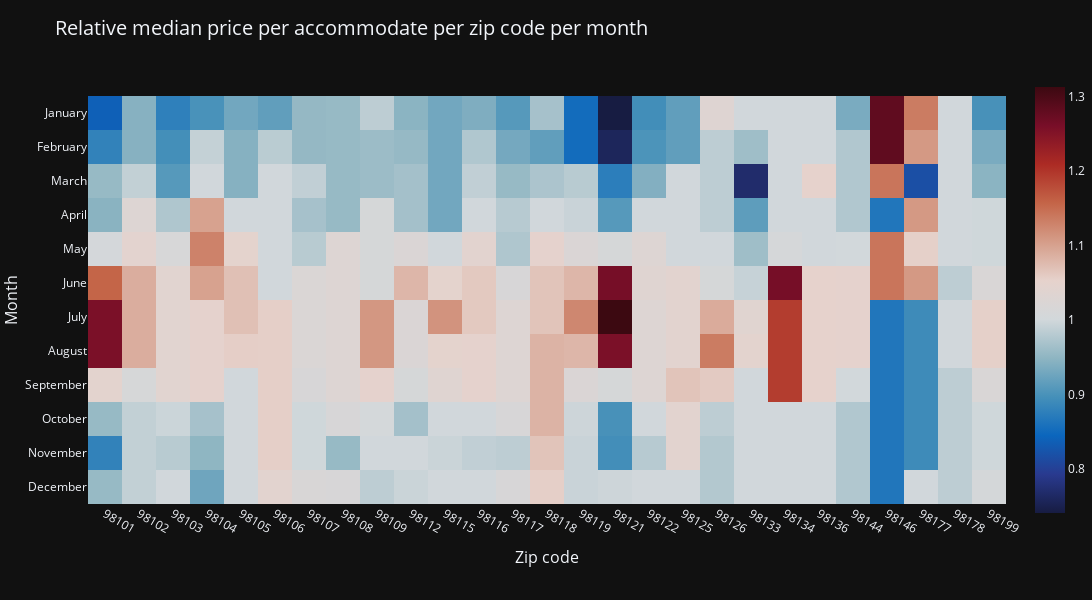

Notebook code cell kept with this figure:
### Code cell
# create the heatmap
fig = px.imshow(df_pivot, x=df_pivot.columns, y=df_pivot.index,
                color_continuous_scale=px.colors.diverging.balance,
                labels=dict(
                    x = 'Zipcode',
                    y = 'Month',
                    #color="Relative median price"
                    )
                )


fig.update_layout(
    title='Relative median price per accommodate per zip code per month',
    title_font = {"size": 20},
    xaxis_title = 'Zip code',
    yaxis_title = 'Month',
    width = 1200,
    height = 600,
    template='plotly_dark'
)

fig.update_layout(
    coloraxis=dict(colorbar=dict(
        len=.97)
                   ))

fig.update_yaxes(
    title_font = {"size": 16},
    tickfont = {"size": 12}
    )

fig.update_xaxes(
    title_font = {"size": 16},
    tickfont = {"size": 12}
    )

fig.update_layout(
        margin={"t": 70, "b": 70, "r": 0, "l": 0, "pad": 0},
    )

fig.show()

### Figure 1 — Plotly figure (JSON) as saved in the notebook; plotly's stock layout.template omitted (floating-point values rounded to 4 significant figures; data arrays with more than 128 entries replaced by an {"elided": "..."} marker saying what was removed)
{"data": [{"coloraxis": "coloraxis", "hovertemplate": "Zipcode: %{x}<br>Month: %{y}<br>color: %{z}<extra></extra>", "name": "0", "type": "heatmap", "x": ["98101", "98102", "98103", "98104", "98105", "98106", "98107", "98108", "98109", "98112", "98115", "98116", "98117", "98118", "98119", "98121", "98122", "98125", "98126", "98133", "98134", "98136", "98144", "98146", "98177", "98178", "98199"], "xaxis": "x", "y": ["January", "February", "March", "April", "May", "June", "July", "August", "September", "October", "November", "December"], "yaxis": "y", "z": {"elided": "12x27 float values"}}], "layout": {"coloraxis": {"colorbar": {"len": 0.97}, "colorscale": [[0, "rgb(23, 28, 66)"], [0.09091, "rgb(41, 58, 143)"], [0.1818, "rgb(11, 102, 189)"], [0.2727, "rgb(69, 144, 185)"], [0.3636, "rgb(142, 181, 194)"], [0.4545, "rgb(210, 216, 219)"], [0.5455, "rgb(230, 210, 204)"], [0.6364, "rgb(213, 157, 137)"], [0.7273, "rgb(196, 101, 72)"], [0.8182, "rgb(172, 43, 36)"], [0.9091, "rgb(120, 14, 40)"], [1, "rgb(60, 9, 17)"]]}, "height": 600, "margin": {"b": 70, "l": 0, "pad": 0, "r": 0, "t": 70}, "title": {"font": {"size": 20}, "text": "Relative median price per accommodate per zip code per month"}, "width": 1200, "xaxis": {"anchor": "y", "constrain": "domain", "domain": [0, 1], "scaleanchor": "y", "tickfont": {"size": 12}, "title": {"font": {"size": 16}, "text": "Zip code"}}, "yaxis": {"anchor": "x", "autorange": "reversed", "constrain": "domain", "domain": [0, 1], "tickfont": {"size": 12}, "title": {"font": {"size": 16}, "text": "Month"}}}}
